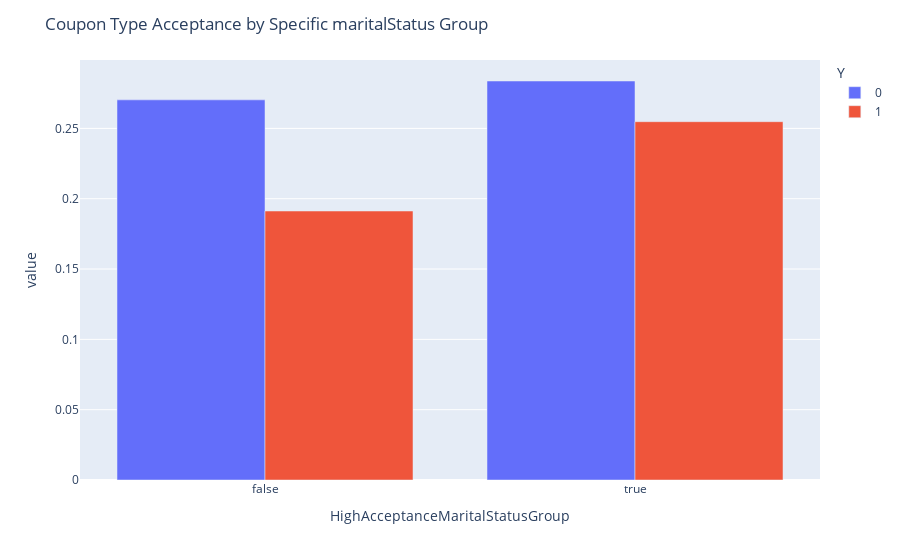

The notebook cell this image was saved under:
### Markdown cell above
The above plot shows the marital status groups with the largest acceptance rate of the Resturant(20-50) coupon. 
Below lets group the statuses with an acceptance rate larger than 44%.

### Code cell
def groupMaritalStatus(maritalStatus):
    return maritalStatus in ['Unmarried partner','Single']

df_res_20_50['HighAcceptanceMaritalStatusGroup'] = df_res_20_50[['maritalStatus']].apply(lambda x: groupMaritalStatus(*x), axis=1)

ct = pd.crosstab(df_res_20_50['HighAcceptanceMaritalStatusGroup'], df_res_20_50['Y'], normalize=True)
ct['sum'] = ct[0] + ct[1]
ct['Acceptance Rate'] = ct[1] / ct['sum']
print(ct)
fig = px.bar(ct[[0,1]], barmode='group')
fig.update_layout(title='Coupon Type Acceptance by Specific maritalStatus Group')
fig.show()

### Figure 1 — Plotly figure (JSON) as saved in the notebook; plotly's stock layout.template omitted (floating-point values rounded to 4 significant figures)
{"data": [{"alignmentgroup": "True", "hovertemplate": "Y=0<br>HighAcceptanceMaritalStatusGroup=%{x}<br>value=%{y}<extra></extra>", "legendgroup": "0", "marker": {"color": "#636efa", "pattern": {"shape": ""}}, "name": "0", "offsetgroup": "0", "orientation": "v", "showlegend": true, "textposition": "auto", "type": "bar", "x": [false, true], "xaxis": "x", "y": [0.2703, 0.2837], "yaxis": "y"}, {"alignmentgroup": "True", "hovertemplate": "Y=1<br>HighAcceptanceMaritalStatusGroup=%{x}<br>value=%{y}<extra></extra>", "legendgroup": "1", "marker": {"color": "#EF553B", "pattern": {"shape": ""}}, "name": "1", "offsetgroup": "1", "orientation": "v", "showlegend": true, "textposition": "auto", "type": "bar", "x": [false, true], "xaxis": "x", "y": [0.1912, 0.2548], "yaxis": "y"}], "layout": {"barmode": "group", "legend": {"title": {"text": "Y"}, "tracegroupgap": 0}, "margin": {"t": 60}, "title": {"text": "Coupon Type Acceptance by Specific maritalStatus Group"}, "xaxis": {"anchor": "y", "domain": [0, 1], "title": {"text": "HighAcceptanceMaritalStatusGroup"}}, "yaxis": {"anchor": "x", "domain": [0, 1], "title": {"text": "value"}}}}
